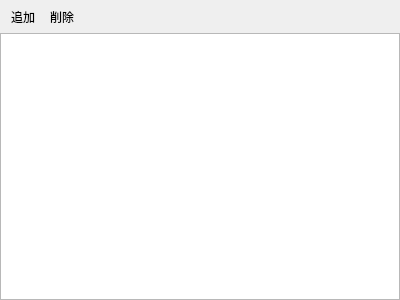
<?xml version="1.0" encoding="UTF-8"?>
<ui version="4.0">
 <class>UISettingsTool</class>
 <widget class="QWidget" name="UISettingsTool">
  <property name="geometry">
   <rect>
    <x>0</x>
    <y>0</y>
    <width>400</width>
    <height>300</height>
   </rect>
  </property>
  <property name="windowTitle">
   <string>Form</string>
  </property>
  <layout class="QVBoxLayout" name="verticalLayout">
   <property name="spacing">
    <number>0</number>
   </property>
   <property name="leftMargin">
    <number>0</number>
   </property>
   <property name="topMargin">
    <number>0</number>
   </property>
   <property name="rightMargin">
    <number>0</number>
   </property>
   <property name="bottomMargin">
    <number>0</number>
   </property>
   <item>
    <widget class="QToolBar" name="toolBar">
     <property name="windowTitle">
      <string>toolBar</string>
     </property>
     <property name="movable">
      <bool>false</bool>
     </property>
     <property name="iconSize">
      <size>
       <width>16</width>
       <height>16</height>
      </size>
     </property>
     <property name="toolButtonStyle">
      <enum>Qt::ToolButtonTextBesideIcon</enum>
     </property>
     <property name="floatable">
      <bool>true</bool>
     </property>
     <addaction name="actionAdd"/>
     <addaction name="actionRemove"/>
    </widget>
   </item>
   <item>
    <widget class="QListWidget" name="listWidget">
     <property name="acceptDrops">
      <bool>true</bool>
     </property>
     <property name="alternatingRowColors">
      <bool>true</bool>
     </property>
     <property name="uniformItemSizes">
      <bool>true</bool>
     </property>
     <property name="sortingEnabled">
      <bool>true</bool>
     </property>
    </widget>
   </item>
  </layout>
  <action name="actionAdd">
   <property name="icon">
    <iconset resource="../../Main/src/res.qrc">
     <normaloff>:/res/icon/plus.png</normaloff>:/res/icon/plus.png</iconset>
   </property>
   <property name="text">
    <string>追加</string>
   </property>
  </action>
  <action name="actionRemove">
   <property name="icon">
    <iconset resource="../../Main/src/res.qrc">
     <normaloff>:/res/icon/minus.png</normaloff>:/res/icon/minus.png</iconset>
   </property>
   <property name="text">
    <string>削除</string>
   </property>
  </action>
 </widget>
 <resources>
  <include location="../../Main/src/res.qrc"/>
 </resources>
 <connections/>
</ui>
